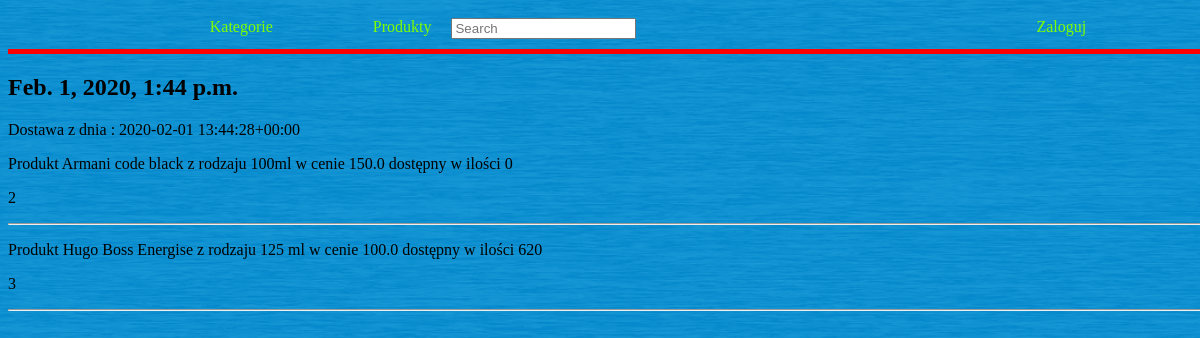
Page /supply/2/ on the committed database.
### store/models.py (models this page shows, shortened)
class Supply(models.Model):
    supply_date=models.DateTimeField(
        default=timezone.now,
        verbose_name="DATA DOSTAWY",
        )
    products = models.ManyToManyField(
        Product,
        through='Delivery_memory',
    )
    class Meta:
         ordering = ['supply_date']
    def __str__(self):
        return f"Dostawa z dnia : {self.supply_date}"

class Delivery_memory(models.Model):
    product = models.ForeignKey(Product, on_delete = models.CASCADE)
    supply =  models.ForeignKey(Supply, on_delete = models.CASCADE)
    quantity = models.IntegerField()

class Product(models.Model):
    name = models.CharField(
        max_length=200,
        verbose_name="NAZWA",
        help_text="Pełna nazwa produktu"
         )
    quantity = models.IntegerField(
        verbose_name="ILOŚĆ",
    )
    price = models.FloatField(
        verbose_name="CENA",
    )
    kind = models.CharField(
        verbose_name="TYP",
        max_length=200,
        help_text="Typ produktu"
    )
    category = models.ForeignKey(
        'Category',
        on_delete=models.PROTECT,
        verbose_name="KATEGORIA",
    )
    class Meta:
         ordering = ['name','quantity','price','kind']
    def __str__(self):
        return f"Produkt {self.name} z rodzaju {self.kind} w cenie {self.price} dostępny w ilości {self.quantity}"

### store/views.py (the view)
# urls.py: path('supply/<int:pk>/', views.SupplyDetails.as_view(), name="supply-details"),
class SupplyDetails(DetailView):
    model = Supply
    template_name = 'store/supply.html'
    context_object_name = 'supply'
    def get_context_data(self, *args, **kwargs):
        context = super().get_context_data(*args, **kwargs)
        context['title'] = self.object.supply_date
        return context

### store/templates/store/supply.html
{% extends "base.html" %}
{% block content %}
{{ supply }}
{% for delivery in supply.delivery_memory_set.all %}
<p>{{ delivery.product }}</p>
<p>{{ delivery.quantity }}</p>
<hr>
{% endfor %}
{% endblock %}

### store/templates/base.html (shortened to what this page needs)
{% load static %}
<!DOCTYPE html>
<html lang="en">
<head>
    <link rel="stylesheet" type="text/css" href="{% static 'store/style.css' %}">
</head>
<body>
    <section id="navigation">
        <div class="container">
            {% if user.is_anonymous %}
            <nav class="menu">
                <ul>
                    <li><a href="{% url 'list-category' %}">Kategorie</a></li>
                    <li><a href="{% url 'list-products' %}">Produkty</a></li>
                    <form class="search" role="search" method="GET" action="{% url 'search' %}">
                        <input class="form-search" type="search" placeholder="Search" aria-label="Search" name="term" />
                    </form>
                    <li class="log"><a href="{% url 'login' %}">Zaloguj</a></li>
                </ul>
            </nav>
            {% endif %}
        </div>
    </section>
    <section id="header">
        <h1>{{ title }}</h1>
        {% block content %}{% endblock %}
    </section>
</body>
</html>

### store/static/store/style.css (style rules this page uses)
body { min-width: 100%; min-height: 100vh; background-image: url(background.png); background-repeat: no-repeat; background-position: center center; background-size: cover; }
#navigation { display: flex; justify-content: center; align-items: center; border-bottom: solid 5px red; }
#navigation .container .menu ul { list-style: none; padding: 10px; margin: 0; display: flex; }
#navigation .container .menu ul li { padding: 0px 20px 0 80px; }
#navigation .container .menu ul .log { padding: 0 0 0 400px; }
#navigation .container .menu ul li a { text-decoration: none; color: chartreuse; }

### rows in the picture
Supply: supply_date "Feb. 1, 2020, 1:44 p.m.", supply_date "Dostawa z dnia : 2020-02-01 13:44:28+00:00"
Delivery_memory: product "Produkt Armani code black z rodzaju 100ml w cenie 150.0 dostępny w ilości 0", quantity "2"
Delivery_memory: product "Produkt Hugo Boss Energise z rodzaju 125 ml w cenie 100.0 dostępny w ilości 620", quantity "3"
